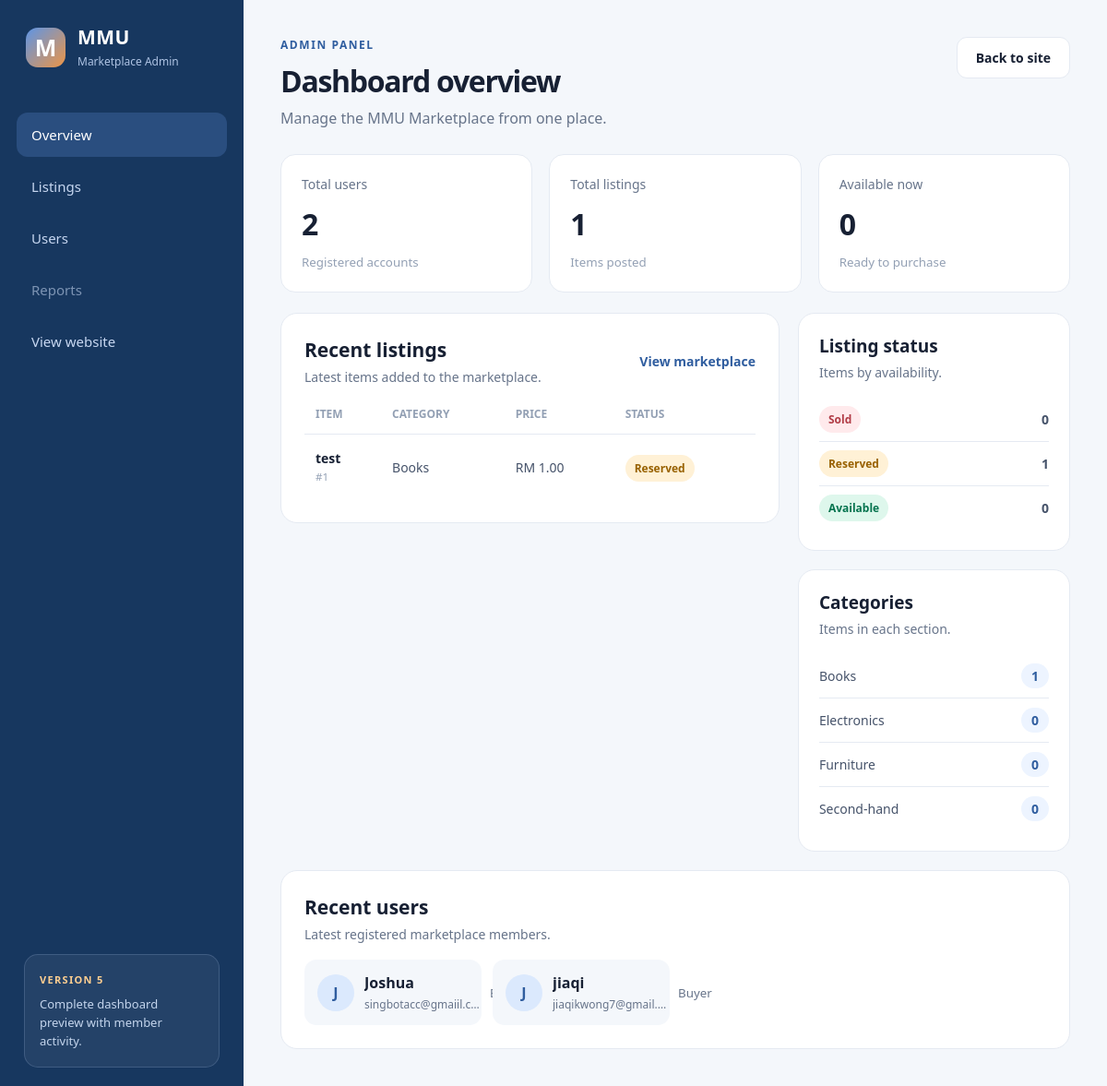
The page /admin on the database its author committed.
### tables this page shows
CREATE TABLE item(
                   id INTEGER PRIMARY KEY AUTOINCREMENT,
                   title TEXT NOT NULL,
                   description TEXT NOT NULL,
                   category_id INTEGER NOT NULL,
                   status_id INTEGER NOT NULL,
                   condition_id INTEGER,
                   price REAL NOT NULL, image TEXT,
                   FOREIGN KEY(category_id) REFERENCES category(id),
                   FOREIGN KEY(status_id) REFERENCES status(id),
                   FOREIGN KEY(condition_id) REFERENCES item_condition(id)
                   );

CREATE TABLE category(
                   id INTEGER PRIMARY KEY AUTOINCREMENT,
                   name TEXT NOT NULL UNIQUE
                   
                   );

CREATE TABLE status(
                   id INTEGER PRIMARY KEY AUTOINCREMENT,
                   condition TEXT NOT NULL UNIQUE
                   
                   );

CREATE TABLE user(
                id INTEGER PRIMARY KEY AUTOINCREMENT,
                email TEXT NOT NULL UNIQUE,
                username TEXT NOT NULL,
                password TEXT NOT NULL,
                gender TEXT NOT NULL,
                role TEXT NOT NULL
                );

### app.py (the view)
@app.route("/admin")
def admin_dashboard():
    connect = sqlite3.connect("database.db")
    cursor = connect.cursor()
    cursor.execute("SELECT COUNT(*) FROM user")
    total_users = cursor.fetchone()[0]
    cursor.execute("SELECT COUNT(*) FROM item")
    total_listings = cursor.fetchone()[0]
    cursor.execute("""
        SELECT COUNT(*)
        FROM item
        JOIN status ON item.status_id = status.id
        WHERE status.condition = 'Available'
    """)
    available_listings = cursor.fetchone()[0]
    cursor.execute("""
        SELECT item.id, item.title, item.price, category.name, status.condition
        FROM item
        JOIN category ON item.category_id = category.id
        JOIN status ON item.status_id = status.id
        ORDER BY item.id DESC
        LIMIT 5
    """)
    recent_items = cursor.fetchall()
    cursor.execute("""
        SELECT status.condition, COUNT(item.id)
        FROM status
        LEFT JOIN item ON item.status_id = status.id
        GROUP BY status.id, status.condition
        ORDER BY status.id
    """)
    status_summary = cursor.fetchall()
    cursor.execute("""
        SELECT category.name, COUNT(item.id)
        FROM category
        LEFT JOIN item ON item.category_id = category.id
        GROUP BY category.id, category.name
        ORDER BY category.name
    """)
    category_summary = cursor.fetchall()
    cursor.execute("""
        SELECT username, email, role
        FROM user
        ORDER BY id DESC
        LIMIT 6
    """)
    recent_users = cursor.fetchall()
    connect.close()
    stats = {
        "total_users": total_users,
        "total_listings": total_listings,
        "available_listings": available_listings
    }
    return render_template("admin.html",
                           stats=stats,
                           recent_items=recent_items,
                           status_summary=status_summary,
                           category_summary=category_summary,
                           recent_users=recent_users)

### templates/admin.html (shortened to what this page needs)
<!DOCTYPE html>
<html lang="en">
<head>
    <link rel="stylesheet" href="{{ url_for('static', filename='css/admin.css') }}">
</head>
<body class="admin-body">
    <div class="admin-layout">
        <aside class="admin-sidebar">
            <a class="admin-brand" href="{{ url_for('home') }}">
                <span class="brand-mark">M</span>
                <span>
                    <strong>MMU</strong>
                    <small>Marketplace Admin</small>
                </span>
            </a>
            <nav class="admin-nav" aria-label="Admin navigation">
                <a class="active" href="{{ url_for('admin_dashboard') }}">Overview</a>
                <a href="{{ url_for('marketplace') }}">Listings</a>
                <a href="#recent-users">Users</a>
                <span class="disabled">Reports</span>
                <a href="{{ url_for('home') }}">View website</a>
            </nav>
            <section class="preview-note">
                <p class="preview-label">Version 5</p>
                <p>Complete dashboard preview with member activity.</p>
            </section>
        </aside>
        <main class="admin-main">
            <header class="dashboard-header">
                <div>
                    <p class="eyebrow">ADMIN PANEL</p>
                    <h1>Dashboard overview</h1>
                    <p class="dashboard-subtitle">Manage the MMU Marketplace from one place.</p>
                </div>
                <a class="button" href="{{ url_for('home') }}">Back to site</a>
            </header>
            <section class="stat-grid" aria-label="Marketplace statistics">
                <article class="stat-card">
                    <p>Total users</p>
                    <strong>{{ stats.total_users }}</strong>
                    <small>Registered accounts</small>
                </article>
                <article class="stat-card">
                    <p>Total listings</p>
                    <strong>{{ stats.total_listings }}</strong>
                    <small>Items posted</small>
                </article>
                <article class="stat-card">
                    <p>Available now</p>
                    <strong>{{ stats.available_listings }}</strong>
                    <small>Ready to purchase</small>
                </article>
            </section>
            <div class="dashboard-columns">
                <section class="listings-panel">
                    <div class="panel-heading">
                        <div>
                            <h2>Recent listings</h2>
                            <p>Latest items added to the marketplace.</p>
                        </div>
                        <a href="{{ url_for('marketplace') }}">View marketplace</a>
                    </div>
                    <div class="table-wrap">
                        <table class="listing-table">
                            <thead>
                                <tr>
                                    <th>Item</th>
                                    <th>Category</th>
                                    <th>Price</th>
                                    <th>Status</th>
                                </tr>
                            </thead>
                            <tbody>
                                {% for item_id, title, price, category, status in recent_items %}
                                <tr>
                                    <td>
                                        <strong>{{ title }}</strong>
                                        <small>#{{ item_id }}</small>
                                    </td>
                                    <td>{{ category }}</td>
                                    <td>RM {{ "%.2f" | format(price) }}</td>
                                    <td><span class="status status-{{ status | lower }}">{{ status }}</span></td>
                                </tr>
                                {% else %}
                                <tr class="empty-row">
                                    <td colspan="4">No items listed yet.</td>
                                </tr>
                                {% endfor %}
                            </tbody>
                        </table>
                    </div>
                </section>
                <div class="summary-panels">
                    <section class="summary-panel">
                        <div class="panel-heading small">
                            <div>
                                <h2>Listing status</h2>
                                <p>Items by availability.</p>
                            </div>
                        </div>
                        <div class="summary-list">
                            {% for status, count in status_summary %}
                            <div>
                                <span class="status status-{{ status | lower }}">{{ status }}</span>
                                <strong>{{ count }}</strong>
                            </div>
                            {% endfor %}
                        </div>
                    </section>
                    <section class="summary-panel">
                        <div class="panel-heading small">
                            <div>
                                <h2>Categories</h2>
                                <p>Items in each section.</p>
                            </div>
                        </div>
                        <div class="category-list">
                            {% for category, count in category_summary %}
                            <div>
                                <span>{{ category }}</span>
                                <strong>{{ count }}</strong>
                            </div>
                            {% endfor %}
                        </div>
                    </section>
                </div>
            </div>
            <section class="users-panel" id="recent-users">
                <div class="panel-heading">
                    <div>
                        <h2>Recent users</h2>
                        <p>Latest registered marketplace members.</p>
                    </div>
                </div>
                {% if recent_users %}
                <div class="user-grid">
                    {% for username, email, role in recent_users %}
                    <article class="user-card">
                        <span class="user-avatar">{{ username[0] | upper }}</span>
                        <div>
                            <strong>{{ username }}</strong>
                            <p>{{ email }}</p>
                        </div>
                        <small>{{ role }}</small>
                    </article>
                    {% endfor %}
                </div>
                {% else %}
                <div class="user-empty">
                    <strong>No users registered yet</strong>
                    <p>New member accounts will appear here after students register.</p>
                </div>
                {% endif %}
            </section>
        </main>
    </div>
</body>
</html>

### rows shown on the page
item: title "test", id "1", name "Books", price "1.00", condition "Reserved"
status: condition "Sold", count "0"
status: condition "Reserved", count "1"
status: condition "Available", count "0"
category: name "Books", count "1"
category: name "Electronics", count "0"
category: name "Furniture", count "0"
category: name "Second-hand", count "0"
user: username "J", username "Joshua", email "singbotacc@gmaiil.c…"
user: username "J", username "jiaqi", email "jiaqikwong7@gmail.…", role "Buyer"

### other values the page prints
{{ stats.total_users }} "2"
{{ stats.total_listings }} "1"
{{ stats.available_listings }} "0"
